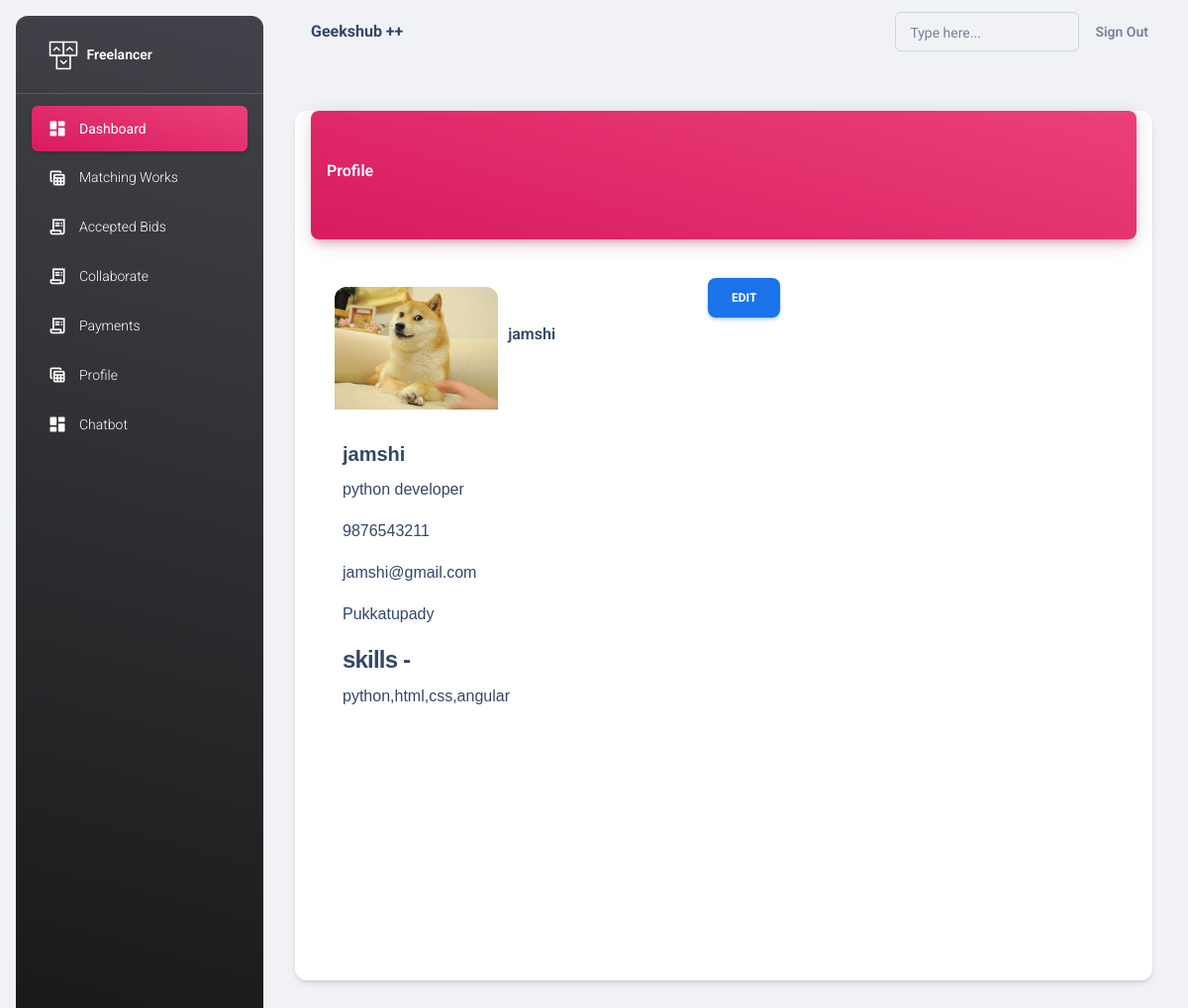
Page /profile/ (signed in) on the earlier database version.
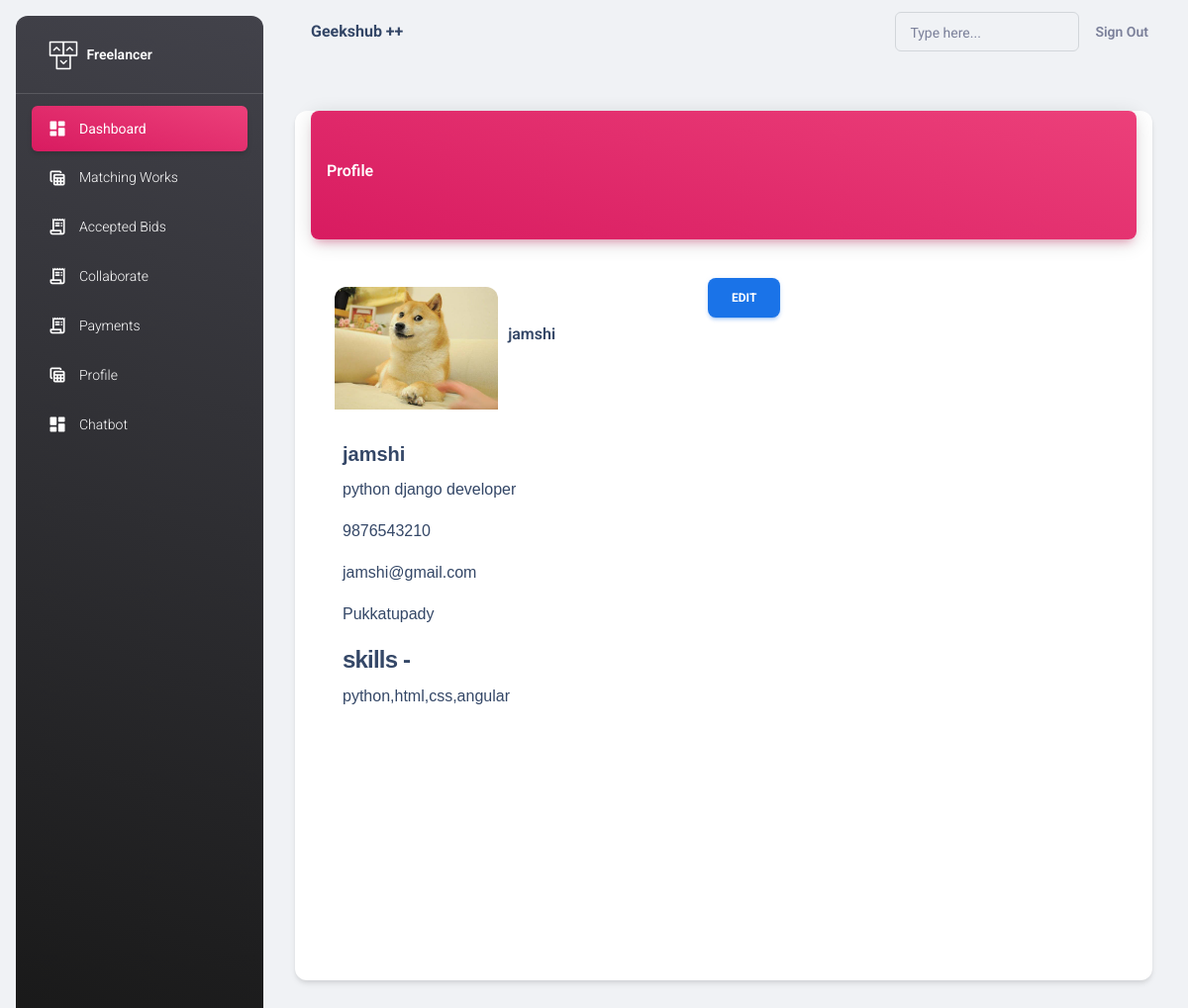
Same page on the later database version.
### adminapp/models.py (models this page shows, shortened)
class User(AbstractUser):
    ROLE_CHOICES = [
        ("admin","Admin"),
        ("coder", "Coder"),
        ("buyer", "Buyer"),
    ]
    role = models.CharField(max_length=200, choices=ROLE_CHOICES, default="coder")

class Coder(User):
    name = models.CharField(max_length=100)
    phone = models.CharField(max_length=100)
    email_address = models.EmailField()
    address = models.CharField(max_length=100)
    designation=models.CharField(max_length=100)
    gender=models.CharField(max_length=100)
    skills=models.CharField(max_length=100)
    profile = models.ImageField(upload_to="images", null=True)
    bio=models.CharField(max_length=100,null=True)
    rating=models.CharField(max_length=50,null=True)
    status= models.BooleanField(default=True)
    aadhar_image=models.ImageField(upload_to="images", null=True)
    aadhar_no=models.CharField(max_length=100,null=True)
    pan_image=models.ImageField(upload_to="images", null=True)
    pan_no=models.CharField(max_length=100,null=True)

### coderapp/views.py (the view)
# urls.py: path("profile/",views.ProfileView.as_view(),name="profiles"),
class ProfileView(DetailView,UpdateView):
    template_name="coderapp/profile.html"
    model=Coder
    form_class=ProfileUpdateForm
    context_object_name="p"
    success_url=reverse_lazy("profiles")
    def get_object(self, queryset=None):
        current_user_id = self.request.user.id
        coder_instance = get_object_or_404(Coder, id=current_user_id)
        return coder_instance

### coderapp/forms.py
class ProfileUpdateForm(forms.ModelForm):
   class Meta:
      model=Coder
      fields=["phone","address","bio","profile","skills"]

### coderapp/templates/coderapp/profile.html (shortened to what this page needs)
{% extends 'coderapp/base.html' %}
{% load static %}
{% block body_block %}
<div class="container-fluid py-4">
  <div class="row mb-8">
    <div class="col-8 mb-5">
      <div class="card my-4" style="width: 150%; height:130%;">
        <div class="card-header p-0 mx-3">
          <div class="bg-gradient-primary shadow-primary border-radius-lg pt-5 pb-5 ">
            <h6 class="text-white text-capitalize ps-3">Profile</h6>
          </div>
        </div>
        <div style="display: flex; justify-content:flex-start; margin-left: 40px;">
          <img src="{{ p.profile.url }}" class="card-img-top mt-5 " alt="no image" style="width: 20%; height: auto;">
          <h6 style="margin-left: 10px; margin-top: 10%;">{{ p.name }} <button class="btn btn-info" onclick="toggleUpdateBox()" style="margin-left: 150px; margin-top: -60px;" id="editButton">Edit</button></h6>
        </div>
        <div class="card-body text-dark ms-4" style="font-family: 'Arial', sans-serif;">
          <h5 class="card-title">{{ p.name }}</h5>
          <p class="card-text">{{ p.bio }}</p>
          <p class="card-text">{{ p.phone }}</p>
          <p class="card-text">{{ p.email_address }}</p>
          <p class="card-text">{{ p.address }}</p>
          <h4>skills -</h4>
          <p class="card-text">{{ p.skills }}</p>
        </div>
      </div>
    </div>
  </div>
</div>
{% endblock %}

Differences in the rows shown:
changed Coder "jamshi": bio "python developer" → "python django developer"; phone "9876543211" → "9876543210"
